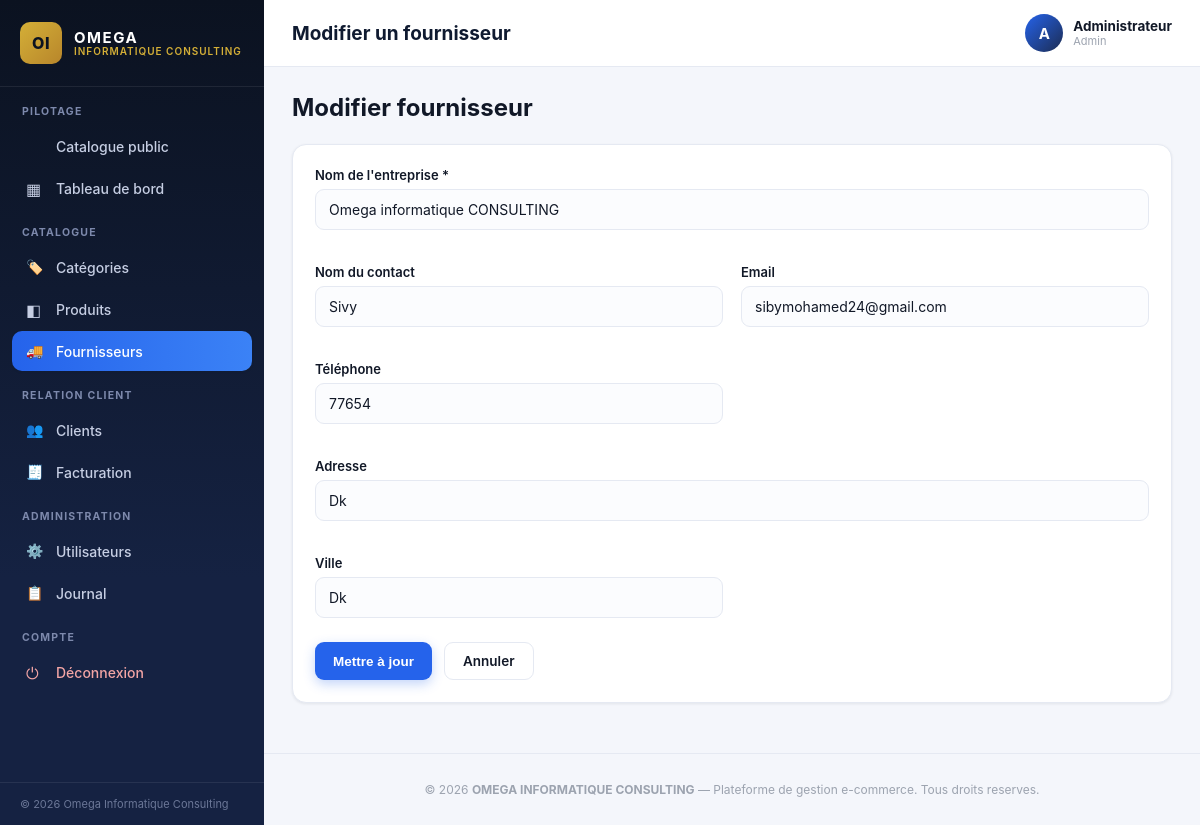
Page /fournisseurs/form.php?id=1 (signed in) on the committed database.
### tables this page shows
CREATE TABLE `fournisseurs` (
  `id` int(11) NOT NULL AUTO_INCREMENT,
  `nom_entreprise` varchar(150) NOT NULL,
  `contact_nom` varchar(100) DEFAULT NULL,
  `email` varchar(150) DEFAULT NULL,
  `telephone` varchar(30) DEFAULT NULL,
  `adresse` varchar(255) DEFAULT NULL,
  `ville` varchar(100) DEFAULT NULL,
  `date_creation` datetime DEFAULT current_timestamp(),
  PRIMARY KEY (`id`)
);

### includes/functions.php (called while the page is built, shortened)
<?php
function clean($data) {
    return htmlspecialchars(trim($data ?? ''), ENT_QUOTES, 'UTF-8');
}

### fournisseurs/form.php (the view, shortened to what this page needs)
<?php
require_once __DIR__ . '/../includes/header.php';
$id = (int)($_GET['id'] ?? 0);
$fournisseur = null;
if ($id) {
    $stmt = $pdo->prepare('SELECT * FROM fournisseurs WHERE id = ?');
    $stmt->execute([$id]);
    $fournisseur = $stmt->fetch();
}
?>
<div class="page-head">
    <div>
        <h2 style="margin:0;"><?= $id ? 'Modifier' : 'Nouveau' ?> fournisseur</h2>
    </div>
</div>
<div class="panel">
    <form method="POST">
        <div class="form-grid">
            <div class="form-group full">
                <label>Nom de l'entreprise *</label>
                <input type="text" name="nom_entreprise" required value="<?= clean($fournisseur['nom_entreprise'] ?? '') ?>">
            </div>
            <div class="form-group">
                <label>Nom du contact</label>
                <input type="text" name="contact_nom" value="<?= clean($fournisseur['contact_nom'] ?? '') ?>">
            </div>
            <div class="form-group">
                <label>Email</label>
                <input type="email" name="email" value="<?= clean($fournisseur['email'] ?? '') ?>">
            </div>
            <div class="form-group">
                <label>Téléphone</label>
                <input type="tel" name="telephone" value="<?= clean($fournisseur['telephone'] ?? '') ?>">
            </div>
            <div class="form-group full">
                <label>Adresse</label>
                <input type="text" name="adresse" value="<?= clean($fournisseur['adresse'] ?? '') ?>">
            </div>
            <div class="form-group">
                <label>Ville</label>
                <input type="text" name="ville" value="<?= clean($fournisseur['ville'] ?? '') ?>">
            </div>
        </div>
        <div class="form-actions">
            <button type="submit" class="btn btn-primary"><?= $id ? 'Mettre à jour' : 'Ajouter' ?></button>
            <a href="<?= BASE_URL ?>/fournisseurs/liste.php" class="btn btn-outline">Annuler</a>
        </div>
    </form>
</div>
<?php require_once __DIR__ . '/../includes/footer.php'; ?>

### assets/css/style.css (style rules this page uses)
:root { --navy-950:#0b1220; --navy-900:#0f1a30; --navy-800:#152242; --navy-700:#1c2c52; --blue-600:#2563eb; --blue-500:#3b82f6; --blue-100:#dbeafe; --gold:#d4af37; --bg:#f4f6fb; --card:#ffffff; --border:#e5e9f2; --text-900:#111827; --text-600:#4b5563; --text-400:#9ca3af; --green:#16a34a; --red:#dc2626; --orange:#ea580c; --radius:14px; --shadow-sm:0 1px 3px rgba(15,23,42,.08); --shadow-md:0 8px 24px rgba(15,23,42,.10); --sidebar-w:264px; }
* { box-sizing:border-box; }
html,body { margin:0;padding:0; }
body { font-family:-apple-system,BlinkMacSystemFont,"Segoe UI",Roboto,Helvetica,Arial,sans-serif; background:var(--bg); color:var(--text-900); -webkit-font-smoothing:antialiased; }
a { text-decoration:none;color:inherit; }
.page-head { display:flex;align-items:center;justify-content:space-between;flex-wrap:wrap;gap:12px;margin-bottom:22px; }
.btn { display:inline-flex;align-items:center;gap:8px; padding:10px 18px;border-radius:9px;border:none; font-size:13.5px;font-weight:600;cursor:pointer; transition:transform .1s, box-shadow .15s, background .15s; text-align:center; }
.btn-primary { background:var(--blue-600);color:#fff;box-shadow:0 4px 12px rgba(37,99,235,.28); }
.btn-outline { background:#fff;color:var(--text-900);border:1px solid var(--border); }
.panel { background:var(--card);border-radius:var(--radius); border:1px solid var(--border);box-shadow:var(--shadow-sm); padding:22px;margin-bottom:24px; }
.form-grid { display:grid;grid-template-columns:repeat(2,1fr);gap:18px; }
.form-group { display:flex;flex-direction:column;gap:6px;margin-bottom:16px; }
.form-group.full { grid-column:1/-1; }
label { font-size:13px;font-weight:600;color:var(--text-900); }
input[type=text],input[type=email],input[type=tel],input[type=number], input[type=password],input[type=date],input[type=file],select,textarea { padding:11px 13px;border:1px solid var(--border);border-radius:9px; font-size:14px;font-family:inherit;background:#fbfcfe;color:var(--text-900); transition:border .15s, box-shadow .15s;width:100%; }
.form-actions { display:flex;gap:12px;margin-top:8px;flex-wrap:wrap; }

### rows in the picture
fournisseurs: nom_entreprise "Omega informatique CONSULTING", contact_nom "Sivy", email "sibymohamed24@gmail.com", telephone "77654", adresse "Dk", ville "Dk"

### other values in the picture
$pageTitle "Modifier un fournisseur"
substr($_SESSION['user_nom'] ?? 'U', 0, 1) "A"
$_SESSION['user_nom'] "Administrateur"
$_SESSION['user_role'] "Admin"
